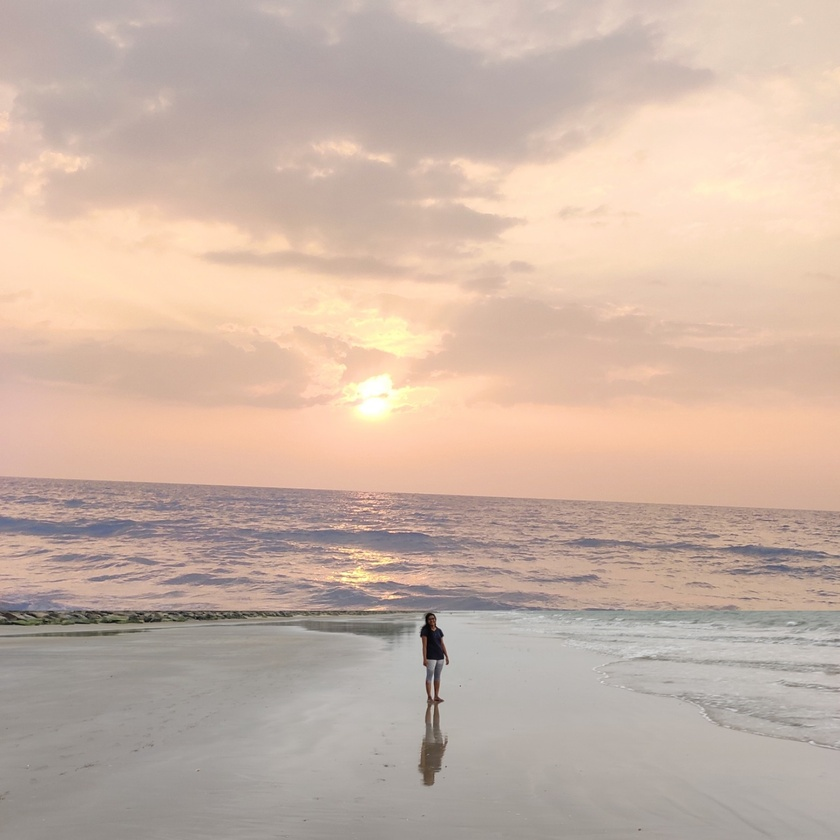
#> input picture opencv/images/testimg.jpg, 840 x 840 px, shrunk from 1564 x 1564 before the run, found by its file name
$ python 'image operations opencv python tutorial.py'
#> lines starting #> are read from the running program, lines starting #| are printed output that depends on the picture; after the words box and inside, x2 and y2 are one past the last pixel; in counts of white or black regions, pixels touching at a corner belong together
import numpy as np
import cv2

img = cv2.imread('testimg.jpg', cv2.IMREAD_COLOR)
#> img is the input picture: shape (840, 840, 3); mean B, G, R 165.9, 179.9, 201.9


img[55,55] = [255,255,255]
#> img: shape (840, 840, 3); under 0.01% of pixels changed, all inside (x1, y1, x2, y2) = (55, 55, 56, 56)
px = img[55,55]
#> px = [255, 255, 255]

roi = img[100:150, 100:150] = [0,0,0]
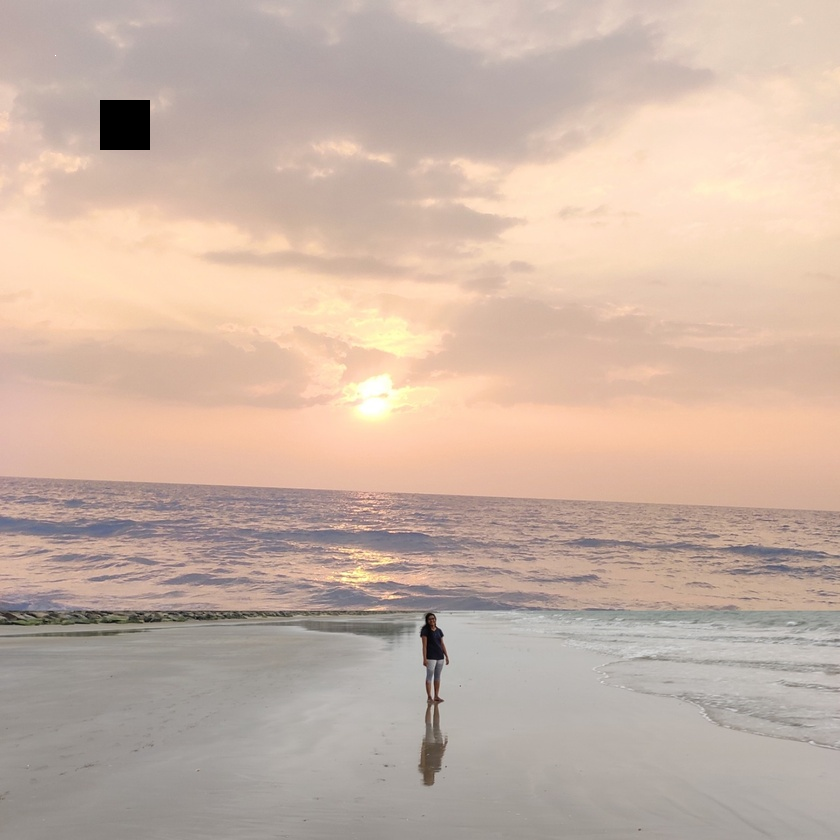
#> img: shape (840, 840, 3); mean B, G, R 165.4, 179.3, 201.2

im_face = img[37:111, 107:197]
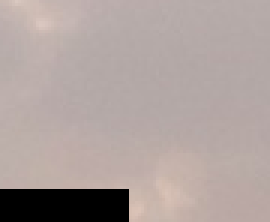
#> im_face: shape (74, 90, 3) (shown 3 times larger); mean B, G, R 156.6, 159.9, 172.7

img[0:74, 0:90] =im_face
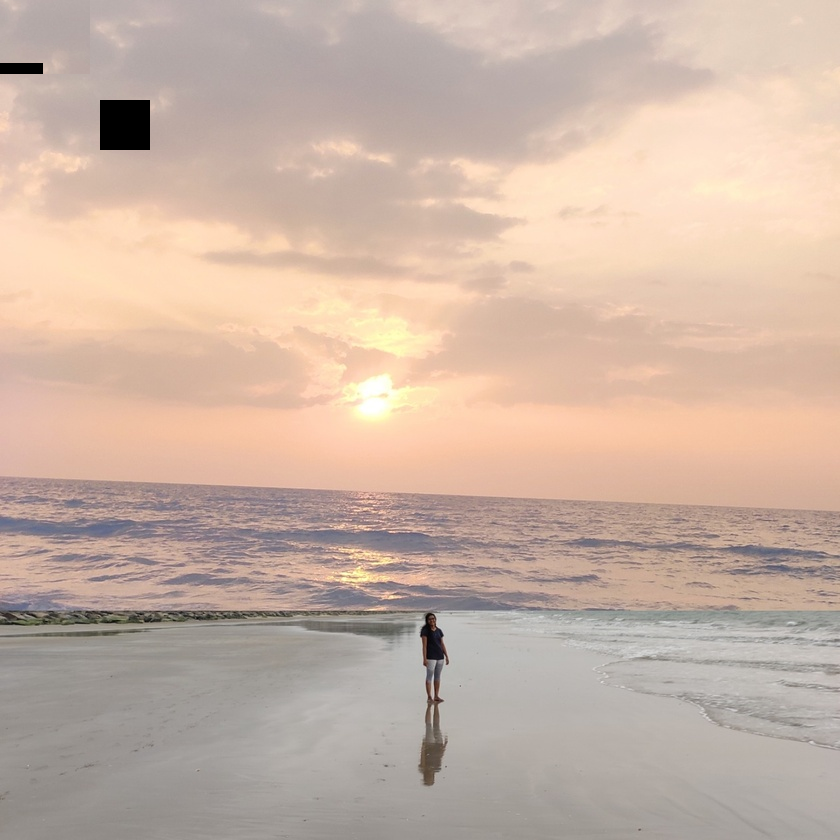
#> img: shape (840, 840, 3); 0.94% of pixels changed, all inside (x1, y1, x2, y2) = (0, 0, 90, 74)


cv2.imshow('image',img)
cv2.waitKey(0)
cv2.destroyAllWindows
